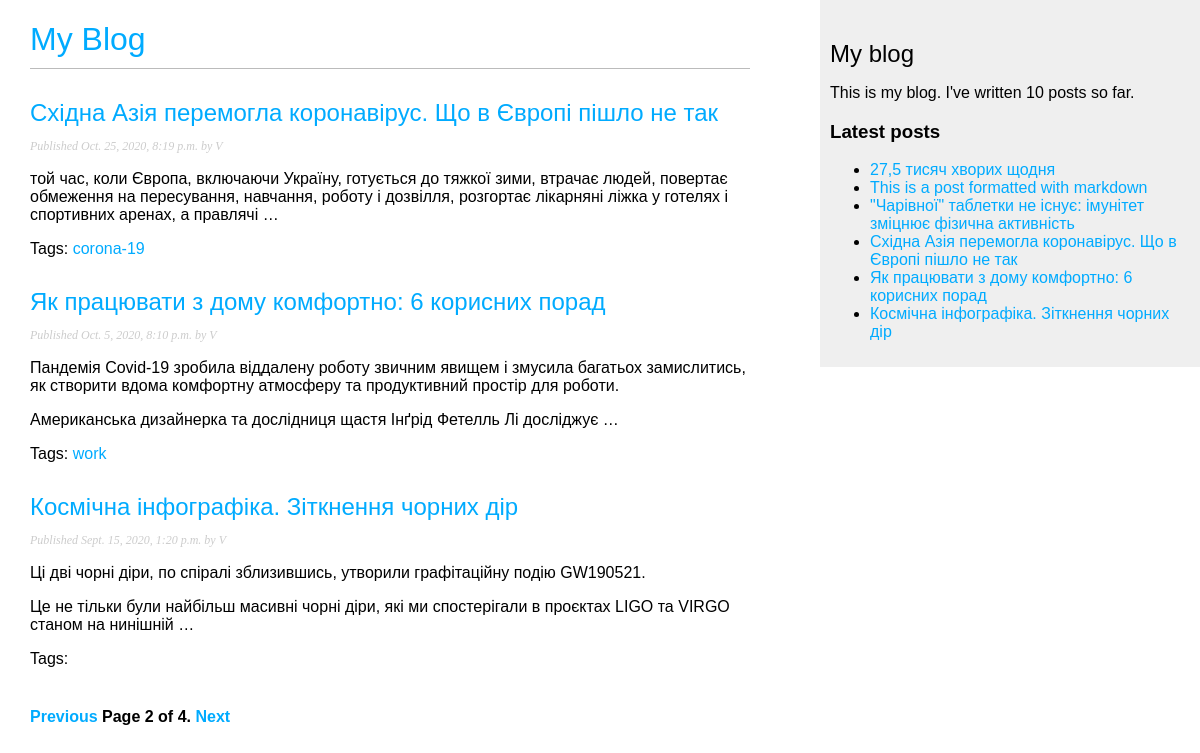
Screenshot of /?page=2 with the database file from the repository.
### blog/models.py (models this page shows, shortened)
class Post(models.Model):
    STATUS_CHOICES = (('draft', 'Draft'), ('published', 'Published'),)
    title = models.CharField(max_length=250)
    slug = models.SlugField(max_length=250, unique_for_date='publish')
    author = models.ForeignKey(User, on_delete=models.CASCADE, related_name='blog_posts')
    body = models.TextField()
    publish = models.DateTimeField(default=timezone.now)
    created = models.DateTimeField(auto_now_add=True)
    updated = models.DateTimeField(auto_now=True)
    status = models.CharField(max_length=10, choices=STATUS_CHOICES, default='draft')
    objects = models.Manager()  # Менеджер по умолчанию.
    published = PublishedManager() # Наш новый менеджер.
    tag = TaggableManager()
    class Meta:
        ordering = ('-publish',)
    def get_absolute_url(self):
        return reverse('blog:post_detail',
                       args=[self.publish.year, self.publish.month, self.publish.day, self.slug])

### blog/views.py (the view)
# urls.py: path('', views.post_list, name='post_list'),
def post_list(request, tag_slug=None):
    object_list = Post.published.all()
    tag = None
    paginator = Paginator(object_list, 3)  # По 3 статьи на каждой странице.
    page = request.GET.get('page')
    if tag_slug:
        tag = get_object_or_404(Tag, slug=tag_slug)
        object_list = object_list.filter(tag__in=[tag])
        paginator = Paginator(object_list, 2)
    try:
        posts = paginator.page(page)
    except PageNotAnInteger:
        posts = paginator.page(1)  # Если указанная страница не является целым числом.
    except EmptyPage:
        posts = paginator.page(paginator.num_pages)  # Если указанный номер больше, чем всего страниц, возвращаем последнюю.
    return render(request, 'blog/post/list.html', {'page': page, 'posts': posts, 'tag': tag})

### blog/models.py (called while the page is built)
    def get_queryset(self):
        return super().get_queryset().filter(status='published')

### blog/templatetags/blog_tags.py (called while the page is built)
@register.simple_tag
def total_posts():
    return Post.published.count()

@register.inclusion_tag('blog/post/latest_posts.html')
def show_latest_posts(count=5):
    latest_posts = Post.published.order_by('-publish')[:count]
    return {'latest_posts': latest_posts}

@register.filter(name='markdown')
def markdown_format(text):
    return mark_safe(markdown.markdown(text))

### blog/templates/blog/post/list.html (shortened to what this page needs)
{% extends "blog/base.html" %}
{% load blog_tags%}
{% block content %}
<h1><a href="{{'/' }}">My Blog </a></h1>
{% for post in posts %}
    <h2>
    <a href="{{ post.get_absolute_url }}">{{ post.title }}</a>
    </h2>
    <p class="date">Published {{ post.publish }} by {{ post.author }}</p>
    {{ post.body| markdown|truncatewords_html:30 }}
    <p class="tags">
        Tags:
        {% for tag in post.tag.all %}
        <a href="{% url 'blog:post_list_by_tag' tag.slug %}">
        {{ tag.name }}
        </a>
        {% endfor %}
        </p>
{% endfor %}
{% include "blog/post/pagination.html" with page=posts %}
{% endblock %}

### blog/templates/blog/post/latest_posts.html
<ul>
{% for post in latest_posts %}
<li><a href="{{ post.get_absolute_url }}">{{ post.title }}</a></li>
{% endfor %}
</ul>

### blog/static/css/blog.css (style rules this page uses)
body { margin:0; padding:0; font-family:helvetica, sans-serif; }
a { color:#00abff; text-decoration:none; }
h1 { font-weight:normal; border-bottom:1px solid #bbb; padding:0 0 10px 0; }
h2 { font-weight:normal; margin:30px 0 0; }
p.date { color:#ccc; font-family: georgia, serif; font-size: 12px; font-style: italic; }

### rows the page displays
Post: title "Східна Азія перемогла коронавірус. Що в Європі пішло не так", publish "Oct. 25, 2020, 8:19 p.m.", author "V", body "той час, коли Європа, включаючи Україну, готується до тяжкої зими, втрачає людей, повертає обмеження на пересування, навчання, роботу і дозвілля, розгортає лікарняні ліжка у готелях і спортивних аренах, а правлячі …"
Tag: name "corona-19"
Post: title "Як працювати з дому комфортно: 6 корисних порад", publish "Oct. 5, 2020, 8:10 p.m.", author "V", body "Пандемія Covid-19 зробила віддалену роботу звичним явищем і змусила багатьох замислитись, як створити вдома комфортну атмосферу та продуктивний простір для роботи. Американська дизайнерка та дослідниця щастя Інґрід Фетелль Лі досліджує …"
Tag: name "work"
Post: title "Космічна інфографіка. Зіткнення чорних дір", publish "Sept. 15, 2020, 1:20 p.m.", author "V", body "Ці дві чорні діри, по спіралі зблизившись, утворили графітаційну подію GW190521. Це не тільки були найбільш масивні чорні діри, які ми спостерігали в проєктах LIGO та VIRGO станом на нинішній …"
Post: title "27,5 тисяч хворих щодня"
Post: title "This is a post formatted with markdown"
Post: title "\"Чарівної\" таблетки не існує: імунітет зміцнює фізична активність"

### other values shown
{{ page.number }} "2"
{{ page.paginator.num_pages }} "4"
